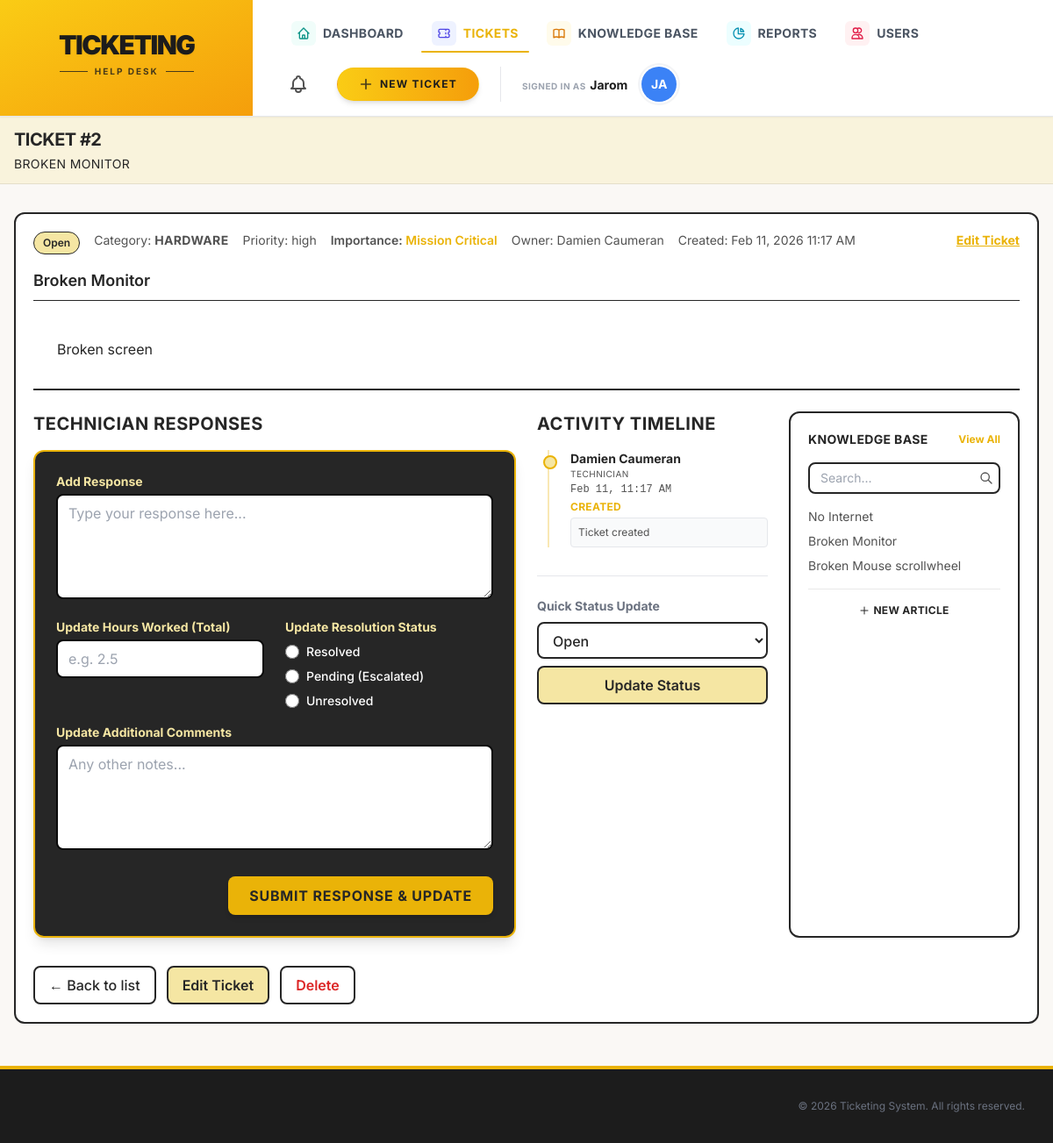
Page /tickets.php?id=2 (signed in) on the committed database.
### tables this page shows
CREATE TABLE `tickets` (
  `id` int(11) UNSIGNED NOT NULL,
  `user_id` int(11) UNSIGNED NOT NULL,
  `subject` varchar(255) NOT NULL,
  `description` text NOT NULL,
  `category` varchar(50) NOT NULL DEFAULT 'Other',
  `status` varchar(50) NOT NULL DEFAULT 'Open',
  `priority` varchar(50) NOT NULL DEFAULT 'normal',
  `technician_response` text DEFAULT NULL,
  `hours_worked` decimal(10,2) DEFAULT NULL,
  `importance` varchar(50) DEFAULT NULL,
  `resolution_status` varchar(50) DEFAULT NULL,
  `additional_comments` text DEFAULT NULL,
  `created_at` datetime DEFAULT current_timestamp()
);

CREATE TABLE `users` (
  `id` int(11) UNSIGNED NOT NULL,
  `name` varchar(255) NOT NULL,
  `username` varchar(50) NOT NULL,
  `password` varchar(255) NOT NULL,
  `role` enum('help_desk','admin','technician') NOT NULL DEFAULT 'help_desk',
  `created_at` datetime DEFAULT current_timestamp()
);

CREATE TABLE `ticket_logs` (
  `id` int(11) UNSIGNED NOT NULL,
  `ticket_id` int(11) UNSIGNED NOT NULL,
  `user_id` int(11) UNSIGNED NOT NULL,
  `action` varchar(50) NOT NULL,
  `details` text DEFAULT NULL,
  `created_at` datetime DEFAULT current_timestamp()
);

CREATE TABLE `kb_articles` (
  `id` int(11) UNSIGNED NOT NULL,
  `author_id` int(11) UNSIGNED NOT NULL,
  `title` varchar(255) NOT NULL,
  `content` text NOT NULL,
  `created_at` datetime DEFAULT current_timestamp(),
  `updated_at` datetime DEFAULT current_timestamp() ON UPDATE current_timestamp()
);

### includes/auth.php (called while the page is built, shortened)
<?php
function status_badge_class($status)
{
  $st = strtolower((string) $status);
  $base = 'inline-flex items-center px-2.5 py-1 rounded-full text-xs font-semibold border border-[#262626]';
  if (strpos($st, 'open') !== false)
    return $base . ' bg-[#f5e6a3] text-[#262626]';
  return $base . ' bg-white text-[#262626]';
}

### tickets.php (the view, shortened to what this page needs)
<?php
require_once 'db.php';
require_once 'includes/auth.php';
$user = require_login();
$ticket_id = isset($_GET['id']) ? (int) $_GET['id'] : 0;
$single_ticket = null;
if ($ticket_id > 0) {
  if ($user['role'] === 'admin' || $user['role'] === 'technician') {
    $stmt = $conn->prepare('SELECT t.*, u.name AS owner_name FROM tickets t JOIN users u ON u.id = t.user_id WHERE t.id = ?');
    $stmt->bind_param('i', $ticket_id);
  } else {
    $stmt = $conn->prepare('SELECT * FROM tickets WHERE id = ? AND user_id = ?');
    $stmt->bind_param('ii', $ticket_id, $user['id']);
  }
  $stmt->execute();
  $res = $stmt->get_result();
  $single_ticket = $res->fetch_assoc();
}
if ($single_ticket && $ticket_id > 0) {
  $logs = [];
  if ($user['role'] === 'admin' || $user['role'] === 'technician') {
    $log_stmt = $conn->prepare("SELECT l.*, u.name as actor_name, u.role as actor_role FROM ticket_logs l LEFT JOIN users u ON u.id = l.user_id WHERE l.ticket_id = ? ORDER BY l.created_at DESC");
    $log_stmt->bind_param('i', $ticket_id);
    $log_stmt->execute();
    $logs = $log_stmt->get_result()->fetch_all(MYSQLI_ASSOC);
  }
}
require_once 'includes/header.php';
?>
<?php if ($single_ticket): ?>
  <section class="bg-white border-2 border-[#262626] rounded-xl p-5 mb-4 shadow-sm"
    aria-labelledby="ticket-detail-heading">
    <div class="flex flex-wrap gap-4 mb-4 text-sm text-[#262626]">
      <span
        class="<?= status_badge_class($single_ticket['status']) ?>"><?= htmlspecialchars($single_ticket['status']) ?></span>
      <span class="text-[#525252]">Category: <span
          class="font-bold uppercase tracking-wide"><?= htmlspecialchars($single_ticket['category'] ?? 'Other') ?></span></span>
      <span class="text-[#525252]">Priority: <?= htmlspecialchars($single_ticket['priority'] ?? 'normal') ?></span>
      <?php if (!empty($single_ticket['importance'])): ?>
        <span class="text-[#525252] font-semibold">Importance: <span
            class="text-[#eab308]"><?= htmlspecialchars($single_ticket['importance']) ?></span></span>
      <?php endif; ?>
      <?php if (!empty($single_ticket['owner_name'])): ?>
        <span class="text-[#525252]">Owner: <?= htmlspecialchars($single_ticket['owner_name']) ?></span>
      <?php endif; ?>
      <span class="text-[#525252]">Created:
        <?= htmlspecialchars(date('M j, Y g:i A', strtotime($single_ticket['created_at'] ?? 'now'))) ?></span>
      <?php if ($user['role'] === 'admin' || $user['role'] === 'technician' || $user['id'] === $single_ticket['user_id']): ?>
        <a href="edit_ticket.php?id=<?= $single_ticket['id'] ?>"
          class="ml-auto text-sm font-bold text-[#eab308] hover:text-[#262626] underline">Edit Ticket</a>
      <?php endif; ?>
    </div>
    <h3 class="text-lg font-semibold text-[#262626] mb-2"><?= htmlspecialchars($single_ticket['subject']) ?></h3>
    <div class="pt-4 border-t border-[#262626] whitespace-pre-wrap text-[#262626] leading-relaxed">
      <?= nl2br(htmlspecialchars($single_ticket['description'] ?? '')) ?>
    </div>
    <div class="mt-8 pt-6 border-t-2 border-[#262626] grid grid-cols-1 lg:grid-cols-12 gap-6">
      <div class="lg:col-span-6">
        <h3 class="text-xl font-bold text-[#262626] mb-4 uppercase tracking-wide">Technician Responses</h3>
        <?php if ($user['role'] === 'admin' || $user['role'] === 'technician'): ?>
          <form action="update_response.php" method="POST"
            class="bg-[#262626] text-white p-6 rounded-xl shadow-lg border-2 border-[#eab308]">
            <div class="mb-4">
              <label for="technician_response" class="block text-sm font-bold text-[#f5e6a3] mb-1">Add Response</label>
              <textarea id="technician_response" name="technician_response" rows="3"
                class="w-full px-3 py-2 bg-white text-[#262626] rounded-lg focus:outline-none focus:ring-2 focus:ring-[#f5e6a3]"
                placeholder="Type your response here..."></textarea>
            </div>
            <div class="grid grid-cols-1 md:grid-cols-2 gap-6 mb-4">
               <div class="mb-4">
                  <label for="hours_worked" class="block text-sm font-bold text-[#f5e6a3] mb-1">Update Hours Worked (Total)</label>
                  <input type="number" step="0.01" id="hours_worked" name="hours_worked"
                    value="<?= htmlspecialchars($single_ticket['hours_worked'] ?? '') ?>"
                    class="w-full max-w-xs px-3 py-2 bg-white text-[#262626] rounded-lg focus:outline-none focus:ring-2 focus:ring-[#f5e6a3]"
                    placeholder="e.g. 2.5">
               </div>
              <div>
                <span class="block text-sm font-bold text-[#f5e6a3] mb-2">Update Resolution Status</span>
                <div class="space-y-2">
                  <?php
                  $res_stat = $single_ticket['resolution_status'] ?? '';
                  $ress = ['Resolved', 'Pending (Escalated)', 'Unresolved'];
                  ?>
                  <?php foreach ($ress as $opt): ?>
                    <label class="flex items-center gap-2 cursor-pointer group">
                      <input type="radio" name="resolution_status" value="<?= $opt ?>" <?= $res_stat === $opt ? 'checked' : '' ?>
                        class="w-4 h-4 text-[#eab308] focus:ring-[#f5e6a3] border-gray-500 bg-gray-700 checked:bg-[#eab308] checked:border-[#eab308]">
                      <span
                        class="text-sm font-medium text-white group-hover:text-[#f5e6a3] transition-colors"><?= $opt ?></span>
                    </label>
                  <?php endforeach; ?>
                </div>
              </div>
            </div>
            <div class="mb-6">
              <label for="additional_comments" class="block text-sm font-bold text-[#f5e6a3] mb-1">Update Additional Comments</label>
              <textarea id="additional_comments" name="additional_comments" rows="2"
                class="w-full px-3 py-2 bg-white text-[#262626] rounded-lg focus:outline-none focus:ring-2 focus:ring-[#f5e6a3]"
                placeholder="Any other notes..."><?= htmlspecialchars($single_ticket['additional_comments'] ?? '') ?></textarea>
            </div>
            <div class="flex justify-end">
              <button type="submit"
                class="px-6 py-2.5 bg-[#eab308] text-[#262626] font-bold uppercase tracking-wider rounded-lg shadow-md hover:bg-[#ca8a04] transition-colors">
                Submit Response & Update
              </button>
            </div>
          </form>
        <?php endif; ?>
      </div>
      <div class="lg:col-span-3 space-y-8">
        <?php if (!empty($logs)): ?>
          <div>
            <h3 class="text-xl font-bold text-[#262626] mb-4 uppercase tracking-wide">Activity Timeline</h3>
            <div class="relative border-l-2 border-[#eab308]/30 ml-3 space-y-6">
              <?php foreach ($logs as $log): ?>
                <div class="mb-4 ml-6 relative">
                  <span class="absolute -left-[31px] top-1.5 w-4 h-4 rounded-full bg-[#f5e6a3] border-2 border-[#eab308]"></span>
                  <div class="flex flex-col mb-1">
                    <h4 class="text-sm font-bold text-[#262626]">
                      <?= htmlspecialchars($log['actor_name'] ?? 'Unknown') ?>
                    </h4>
                    <span class="text-[10px] text-[#525252] uppercase tracking-wider"><?= htmlspecialchars($log['actor_role'] ?? 'System') ?></span>
                    <time class="text-xs text-[#525252] font-mono mt-0.5">
                      <?= date('M j, g:i A', strtotime($log['created_at'])) ?>
                    </time>
                  </div>
                  <p class="text-xs font-bold text-[#eab308] uppercase tracking-wide mb-1"><?= htmlspecialchars($log['action']) ?></p>
                  <?php if (!empty($log['details'])): ?>
                    <div class="text-xs text-[#525252] bg-gray-50 border border-gray-200 rounded p-2">
                      <?= nl2br(htmlspecialchars($log['details'])) ?>
                    </div>
                  <?php endif; ?>
                </div>
              <?php endforeach; ?>
            </div>
          </div>
        <?php endif; ?>
        <?php if ($user['role'] === 'admin' || $user['role'] === 'technician'): ?>
          <div class="pt-6 border-t border-gray-200">
            <span class="block text-sm font-bold text-gray-500 mb-2">Quick Status Update</span>
            <form method="post" action="update_status.php" class="flex flex-col gap-2">
              <select id="status-select" name="status"
                class="w-full px-3 py-2 border-2 border-[#262626] rounded-lg bg-white text-[#262626] font-medium focus:outline-none focus:ring-2 focus:ring-[#f5e6a3]">
                <?php foreach (['Open', 'In Progress', 'Closed'] as $opt): ?>
                  <option value="<?= htmlspecialchars($opt) ?>" <?= ($single_ticket['status'] ?? '') === $opt ? 'selected' : '' ?>>
                    <?= htmlspecialchars($opt) ?>
                  </option>
                <?php endforeach; ?>
              </select>
              <button type="submit"
                class="w-full px-4 py-2 rounded-lg border-2 border-[#262626] bg-[#f5e6a3] text-[#262626] font-semibold hover:bg-[#262626] hover:text-[#f5e6a3] transition-colors">Update Status</button>
            </form>
          </div>
        <?php endif; ?>
      </div>
      <div class="lg:col-span-3">
        <?php if ($user['role'] === 'admin' || $user['role'] === 'technician'): ?>
            <div class="bg-white border-2 border-[#262626] rounded-xl p-5 shadow-sm h-full max-h-[calc(100vh-100px)] overflow-y-auto">
                <div id="kb-list-view">
                    <div class="flex items-center justify-between mb-4">
                        <h3 class="text-sm font-bold text-[#262626] uppercase tracking-wide">Knowledge Base</h3>
                        <a href="kb.php" class="text-xs text-[#eab308] font-bold hover:underline">View All</a>
                    </div>
                <form id="kb-search-form" action="kb.php" method="GET" class="mb-4">
                    <div class="relative">
                        <input type="text" name="search" placeholder="Search..."
                            class="w-full px-3 py-1.5 text-sm border-2 border-[#262626] rounded-lg focus:outline-none focus:ring-1 focus:ring-[#f5e6a3]">
                        <button type="submit" class="absolute right-2 top-1/2 transform -translate-y-1/2 text-[#525252] hover:text-[#262626]">
                            <svg xmlns="http://www.w3.org/2000/svg" class="w-4 h-4" fill="none" viewBox="0 0 24 24" stroke="currentColor">
                                <path stroke-linecap="round" stroke-linejoin="round" stroke-width="2" d="M21 21l-6-6m2-5a7 7 0 11-14 0 7 7 0 0114 0z" />
                            </svg>
                        </button>
                    </div>
                </form>
                <?php
                $kb_stmt = $conn->prepare("SELECT id, title FROM kb_articles ORDER BY created_at DESC LIMIT 5");
                $kb_stmt->execute();
                $kb_res = $kb_stmt->get_result();
                $kb_articles = $kb_res ? $kb_res->fetch_all(MYSQLI_ASSOC) : [];
                ?>
                <ul id="kb-articles-list" class="space-y-2">
                    <?php if (!empty($kb_articles)): ?>
                        <?php foreach ($kb_articles as $kb): ?>
                            <li>
                                <a href="kb_article.php?id=<?= $kb['id'] ?>" target="_blank"
                                   class="kb-link block text-sm text-[#525252] hover:text-[#eab308] hover:underline truncate transition-colors">
                                    <?= htmlspecialchars($kb['title']) ?>
                                </a>
                            </li>
                        <?php endforeach; ?>
                    <?php else: ?>
                        <li class="text-xs text-[#525252] italic">No articles yet.</li>
                    <?php endif; ?>
                </ul>
                <div class="mt-4 pt-3 border-t border-[#262626]/10 text-center">
                    <a href="kb_manage.php" class="inline-flex items-center text-xs font-bold text-[#262626] hover:text-[#eab308] uppercase tracking-wide">
                        <svg xmlns="http://www.w3.org/2000/svg" class="w-3 h-3 mr-1" fill="none" viewBox="0 0 24 24" stroke="currentColor">
                            <path stroke-linecap="round" stroke-linejoin="round" stroke-width="2" d="M12 4v16m8-8H4" />
                        </svg>
                        New Article
                    </a>
                </div>
            </div>
            </div>
        <?php endif; ?>
      </div>
    </div>
    <div class="mt-8 flex gap-3">
      <a href="tickets.php"
        class="inline-block px-4 py-2 rounded-lg border-2 border-[#262626] bg-white text-[#262626] font-medium hover:bg-[#262626] hover:text-[#f5e6a3] transition-colors">←
        Back to list</a>
      <?php if ($user['role'] === 'admin' || $user['role'] === 'technician' || $user['id'] === $single_ticket['user_id']): ?>
        <a href="edit_ticket.php?id=<?= $single_ticket['id'] ?>"
          class="inline-block px-4 py-2 rounded-lg border-2 border-[#262626] bg-[#f5e6a3] text-[#262626] font-semibold hover:bg-[#262626] hover:text-[#f5e6a3] transition-colors">Edit
          Ticket</a>
        <form action="delete_ticket.php" method="POST" class="inline-block"
          onsubmit="return confirm('Are you sure you want to delete this ticket? This action cannot be undone.');">
          <button type="submit"
            class="px-4 py-2 rounded-lg border-2 border-[#262626] bg-white text-red-600 font-semibold hover:bg-red-600 hover:text-white transition-colors">
            Delete
          </button>
        </form>
      <?php endif; ?>
    </div>
  </section>
<?php endif; ?>
<?php require_once 'includes/footer.php'; ?>

### style.css (style rules this page uses)
:root { --yellow: #fef08a; --black: #0a0a0a; --white: #ffffff; --radius: 10px; --shadow: 0 4px 6px -1px rgba(0, 0, 0, 0.1), 0 2px 4px -2px rgba(0, 0, 0, 0.06); }
* { box-sizing: border-box; }
html, body { height: 100%; }
body { margin: 0; font-family: 'Inter', system-ui, -apple-system, 'Segoe UI', Roboto, sans-serif; font-size: 16px; line-height: 1.5; color: var(--black); background: var(--yellow); padding: 0; }
h1, h2, h3 { margin: 0 0 0.5rem; color: var(--black); }
label { display: block; margin-bottom: 0.25rem; color: var(--black); font-size: 0.9rem; font-weight: 500; }
input, textarea, select, button { font: inherit; }
input, textarea, select { width: 100%; padding: 0.6rem 0.75rem; border: 2px solid var(--black); background: var(--white); color: var(--black); border-radius: 8px; margin: 0.25rem 0 0.75rem 0; transition: box-shadow 0.15s; }
textarea { min-height: 120px; resize: vertical; }

### rows in the picture
tickets: status "Open", category "HARDWARE", priority "high", importance "Mission Critical", user.name "Damien Caumeran", created_at "Feb 11, 2026 11:17 AM", subject "Broken Monitor", description "Broken screen", resolution_status "☐ Resolved", resolution_status "☐ Pending (Escalated)", resolution_status "☐ Unresolved"
ticket_logs: user.name "Damien Caumeran", user.role "TECHNICIAN", created_at "Feb 11, 11:17 AM", action "CREATED", details "Ticket created"
kb_articles: title "No Internet"
kb_articles: title "Broken Monitor"
kb_articles: title "Broken Mouse scrollwheel"

### other values in the picture
$username "Jarom"
$initials "JA"
$page_heading "TICKET #2"
$page_subtitle "BROKEN MONITOR"
$opt "Resolved"
$opt "Pending (Escalated)"
$opt "Unresolved"
